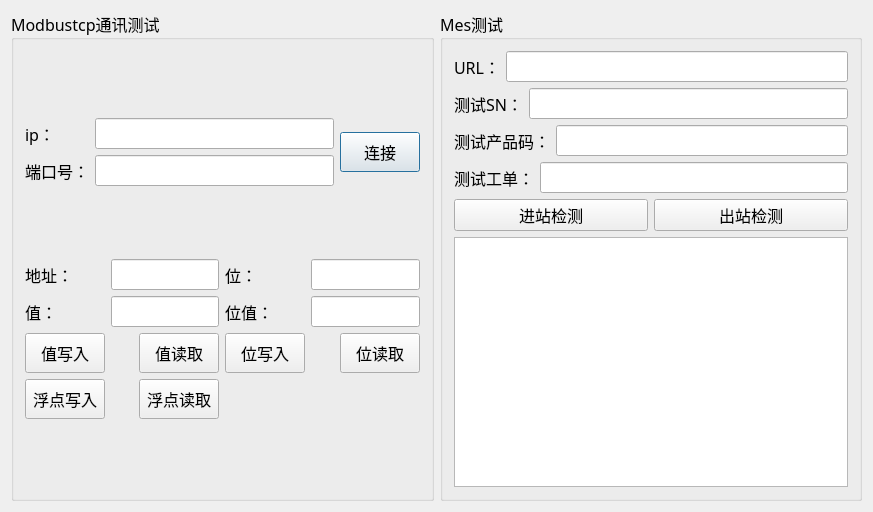
<?xml version="1.0" encoding="UTF-8"?>
<ui version="4.0">
 <class>qg_TestUIClass</class>
 <widget class="QDialog" name="qg_TestUIClass">
  <property name="geometry">
   <rect>
    <x>0</x>
    <y>0</y>
    <width>873</width>
    <height>512</height>
   </rect>
  </property>
  <property name="font">
   <font>
    <family>微软雅黑</family>
    <pointsize>12</pointsize>
   </font>
  </property>
  <property name="windowTitle">
   <string>qg_TestUI</string>
  </property>
  <layout class="QHBoxLayout" name="horizontalLayout_2" stretch="1,1">
   <item>
    <widget class="QGroupBox" name="groupBox">
     <property name="title">
      <string>Modbustcp通讯测试</string>
     </property>
     <layout class="QVBoxLayout" name="verticalLayout">
      <item>
       <layout class="QGridLayout" name="gridLayout">
        <item row="0" column="0">
         <widget class="QLabel" name="label">
          <property name="text">
           <string>ip：</string>
          </property>
         </widget>
        </item>
        <item row="0" column="1">
         <widget class="QLineEdit" name="lineEdit"/>
        </item>
        <item row="1" column="0">
         <widget class="QLabel" name="label_2">
          <property name="text">
           <string>端口号：</string>
          </property>
         </widget>
        </item>
        <item row="1" column="1">
         <widget class="QLineEdit" name="lineEdit_2"/>
        </item>
        <item row="0" column="2" rowspan="2">
         <widget class="QPushButton" name="pushButton_5">
          <property name="minimumSize">
           <size>
            <width>0</width>
            <height>40</height>
           </size>
          </property>
          <property name="text">
           <string>连接</string>
          </property>
         </widget>
        </item>
       </layout>
      </item>
      <item>
       <layout class="QGridLayout" name="gridLayout_2">
        <item row="0" column="0">
         <widget class="QLabel" name="label_3">
          <property name="text">
           <string>地址：</string>
          </property>
         </widget>
        </item>
        <item row="0" column="1" colspan="2">
         <widget class="QLineEdit" name="lineEdit_3"/>
        </item>
        <item row="0" column="3">
         <widget class="QLabel" name="label_6">
          <property name="text">
           <string>位：</string>
          </property>
         </widget>
        </item>
        <item row="0" column="4" colspan="2">
         <widget class="QLineEdit" name="lineEdit_6"/>
        </item>
        <item row="1" column="0">
         <widget class="QLabel" name="label_4">
          <property name="text">
           <string>值：</string>
          </property>
         </widget>
        </item>
        <item row="1" column="1" colspan="2">
         <widget class="QLineEdit" name="lineEdit_4"/>
        </item>
        <item row="1" column="3">
         <widget class="QLabel" name="label_5">
          <property name="text">
           <string>位值：</string>
          </property>
         </widget>
        </item>
        <item row="1" column="4" colspan="2">
         <widget class="QLineEdit" name="lineEdit_5"/>
        </item>
        <item row="2" column="2">
         <widget class="QPushButton" name="pushButton_3">
          <property name="minimumSize">
           <size>
            <width>0</width>
            <height>40</height>
           </size>
          </property>
          <property name="text">
           <string>值读取</string>
          </property>
         </widget>
        </item>
        <item row="2" column="5">
         <widget class="QPushButton" name="pushButton_4">
          <property name="minimumSize">
           <size>
            <width>0</width>
            <height>40</height>
           </size>
          </property>
          <property name="text">
           <string>位读取</string>
          </property>
         </widget>
        </item>
        <item row="3" column="2">
         <widget class="QPushButton" name="pushButton_7">
          <property name="minimumSize">
           <size>
            <width>0</width>
            <height>40</height>
           </size>
          </property>
          <property name="text">
           <string>浮点读取</string>
          </property>
         </widget>
        </item>
        <item row="2" column="3">
         <widget class="QPushButton" name="pushButton_2">
          <property name="minimumSize">
           <size>
            <width>0</width>
            <height>40</height>
           </size>
          </property>
          <property name="text">
           <string>位写入</string>
          </property>
         </widget>
        </item>
        <item row="2" column="0">
         <widget class="QPushButton" name="pushButton">
          <property name="minimumSize">
           <size>
            <width>0</width>
            <height>40</height>
           </size>
          </property>
          <property name="text">
           <string>值写入</string>
          </property>
         </widget>
        </item>
        <item row="3" column="0">
         <widget class="QPushButton" name="pushButton_6">
          <property name="minimumSize">
           <size>
            <width>0</width>
            <height>40</height>
           </size>
          </property>
          <property name="text">
           <string>浮点写入</string>
          </property>
         </widget>
        </item>
       </layout>
      </item>
     </layout>
    </widget>
   </item>
   <item>
    <widget class="QGroupBox" name="groupBox_2">
     <property name="title">
      <string>Mes测试</string>
     </property>
     <layout class="QVBoxLayout" name="verticalLayout_2">
      <item>
       <layout class="QHBoxLayout" name="horizontalLayout_4">
        <item>
         <widget class="QLabel" name="label_9">
          <property name="text">
           <string>URL：</string>
          </property>
         </widget>
        </item>
        <item>
         <widget class="QLineEdit" name="lineEdit_9"/>
        </item>
       </layout>
      </item>
      <item>
       <layout class="QHBoxLayout" name="horizontalLayout">
        <item>
         <widget class="QLabel" name="label_7">
          <property name="text">
           <string>测试SN：</string>
          </property>
         </widget>
        </item>
        <item>
         <widget class="QLineEdit" name="lineEdit_7"/>
        </item>
       </layout>
      </item>
      <item>
       <layout class="QHBoxLayout" name="horizontalLayout_3">
        <item>
         <widget class="QLabel" name="label_8">
          <property name="text">
           <string>测试产品码：</string>
          </property>
         </widget>
        </item>
        <item>
         <widget class="QLineEdit" name="lineEdit_8"/>
        </item>
       </layout>
      </item>
      <item>
       <layout class="QHBoxLayout" name="horizontalLayout_5">
        <item>
         <widget class="QLabel" name="label_10">
          <property name="text">
           <string>测试工单：</string>
          </property>
         </widget>
        </item>
        <item>
         <widget class="QLineEdit" name="lineEdit_10">
          <property name="text">
           <string/>
          </property>
         </widget>
        </item>
       </layout>
      </item>
      <item>
       <layout class="QHBoxLayout" name="horizontalLayout_6">
        <item>
         <widget class="QPushButton" name="pushButton_8">
          <property name="text">
           <string>进站检测</string>
          </property>
         </widget>
        </item>
        <item>
         <widget class="QPushButton" name="pushButton_9">
          <property name="text">
           <string>出站检测</string>
          </property>
         </widget>
        </item>
       </layout>
      </item>
      <item>
       <widget class="QTextEdit" name="textEdit"/>
      </item>
     </layout>
    </widget>
   </item>
  </layout>
 </widget>
 <layoutdefault spacing="6" margin="11"/>
 <resources/>
 <connections/>
</ui>
